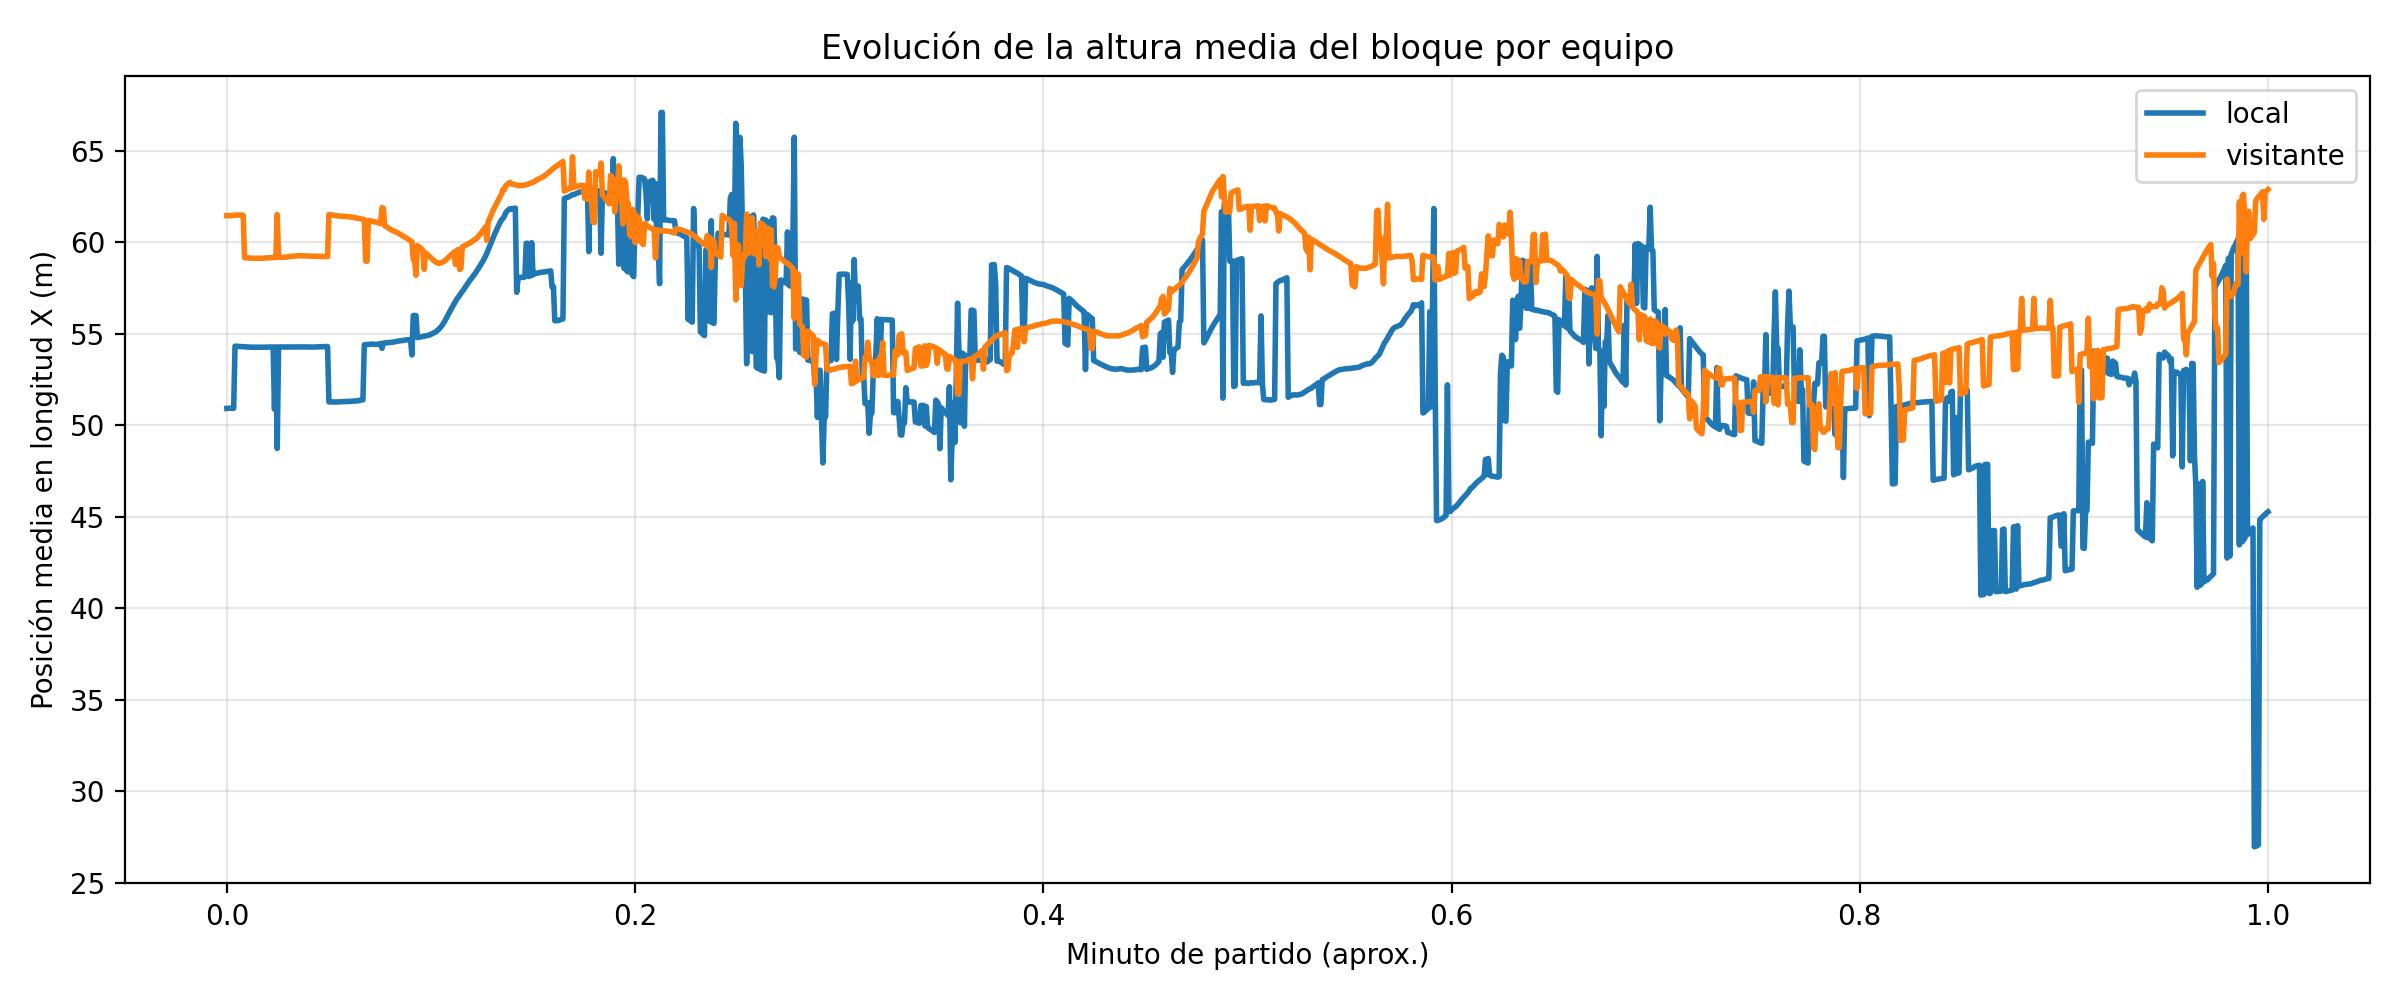

Recreate this plot in Python.
import pandas as pd
import matplotlib.pyplot as plt

# Configuración
RUTA_CSV = "detecciones_match2_equipos.csv"
X_COL = "X_m"
Y_COL = "Y_m"
TEAM_COL = "team"
FRAME_COL = "frame"
FPS = 25  # ajusta si tu video tiene otro FPS


def main():
    df = pd.read_csv(RUTA_CSV)
    df = df[df[TEAM_COL].isin(["local", "visitante"])].copy()

    grouped = (
        df.groupby([FRAME_COL, TEAM_COL])[[X_COL, Y_COL]]
        .mean()
        .reset_index()
    )
    grouped["segundo"] = grouped[FRAME_COL] / FPS
    grouped["minuto"] = grouped["segundo"] / 60.0

    local = grouped[grouped[TEAM_COL] == "local"]
    visitante = grouped[grouped[TEAM_COL] == "visitante"]

    plt.figure(figsize=(12, 5))
    plt.plot(local["minuto"], local[X_COL], label="local", linewidth=2)
    plt.plot(visitante["minuto"], visitante[X_COL], label="visitante", linewidth=2)
    plt.xlabel("Minuto de partido (aprox.)")
    plt.ylabel("Posición media en longitud X (m)")
    plt.title("Evolución de la altura media del bloque por equipo")
    plt.legend()
    plt.grid(True, alpha=0.3)
    plt.tight_layout()
    plt.savefig("evolucion_bloque_equipos.png", dpi=200)
    print("Gráfico guardado en evolucion_bloque_equipos.png")
    plt.close()


if __name__ == "__main__":
    main()
